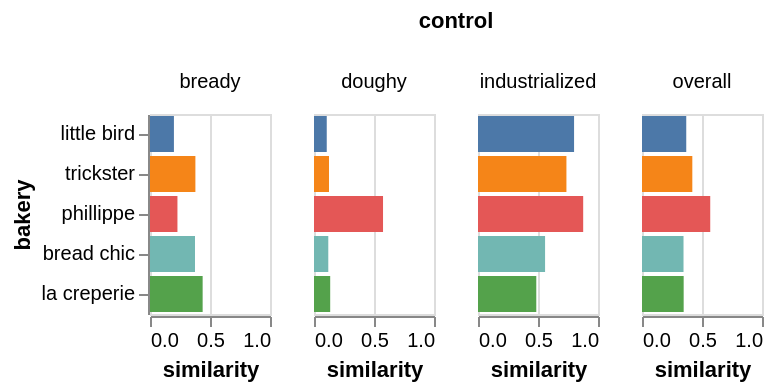

Notebook code for this chart:
### Code cell
alt.Chart(
    results.loc[
        ["trickster", "bread chic", "phillippe", "la creperie", "little bird"]
    ].reset_index(names='bakery').melt(
        id_vars=['bakery'], var_name='control', value_name='similarity'
    )
).mark_bar().encode(
    y=alt.Y('bakery', sort=plot_order),
    x=alt.X('similarity').scale(domain=[0, 1]),
    color=alt.Color('bakery', legend=None, sort=plot_order),
    column='control'
).properties(width=60, height=100)

### Figure 1 — Vega-Lite specification as saved in the notebook (floating-point values rounded to 4 significant figures)
{"config": {"view": {"continuousWidth": 300, "continuousHeight": 300}}, "data": {"name": "data-ffe06f91d61260f0d419a162fe0f241a"}, "mark": {"type": "bar"}, "encoding": {"color": {"field": "bakery", "legend": null, "sort": ["bread", "lamar - regular", "lamar - cake", "king soopers", "little bird", "trickster", "phillippe", "bread chic", "la creperie"], "type": "nominal"}, "column": {"field": "control", "type": "nominal"}, "x": {"field": "similarity", "scale": {"domain": [0, 1]}, "type": "quantitative"}, "y": {"field": "bakery", "sort": ["bread", "lamar - regular", "lamar - cake", "king soopers", "little bird", "trickster", "phillippe", "bread chic", "la creperie"], "type": "nominal"}}, "height": 100, "width": 60, "$schema": "https://vega.github.io/schema/vega-lite/v6.4.1.json", "datasets": {"data-ffe06f91d61260f0d419a162fe0f241a": [{"bakery": "trickster", "control": "doughy", "similarity": 0.1249}, {"bakery": "bread chic", "control": "doughy", "similarity": 0.1191}, {"bakery": "phillippe", "control": "doughy", "similarity": 0.5753}, {"bakery": "la creperie", "control": "doughy", "similarity": 0.135}, {"bakery": "little bird", "control": "doughy", "similarity": 0.1062}, {"bakery": "trickster", "control": "bready", "similarity": 0.3783}, {"bakery": "bread chic", "control": "bready", "similarity": 0.375}, {"bakery": "phillippe", "control": "bready", "similarity": 0.2288}, {"bakery": "la creperie", "control": "bready", "similarity": 0.4387}, {"bakery": "little bird", "control": "bready", "similarity": 0.1993}, {"bakery": "trickster", "control": "industrialized", "similarity": 0.7369}, {"bakery": "bread chic", "control": "industrialized", "similarity": 0.559}, {"bakery": "phillippe", "control": "industrialized", "similarity": 0.8765}, {"bakery": "la creperie", "control": "industrialized", "similarity": 0.4857}, {"bakery": "little bird", "control": "industrialized", "similarity": 0.8006}, {"bakery": "trickster", "control": "overall", "similarity": 0.4194}, {"bakery": "bread chic", "control": "overall", "similarity": 0.346}, {"bakery": "phillippe", "control": "overall", "similarity": 0.5686}, {"bakery": "la creperie", "control": "overall", "similarity": 0.3472}, {"bakery": "little bird", "control": "overall", "similarity": 0.3688}]}}
